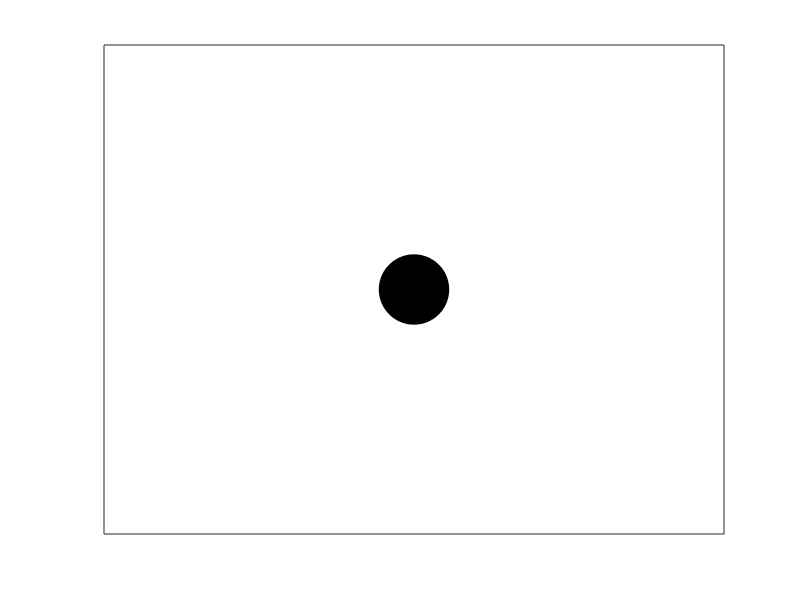

Recreate this plot in MATLAB. (Note: this script raises an error after producing the figure.)
% FSU: SENIOR DESIGN TEAM 312
% AUTHORS: THEODOR OWCHARIW, VICTOR BELLERA TOVAR, BEN COVITZ, LUCAS TORRES, LUKE FORBIS
% DATE COMPLETED: 4/25/2024
% Description: Displays the drowsy state of the driver with a virtual led
%              and a sound for drowsy, and getting drowsy states.

clc
figure(1);
led_color = 'k';
led_plot = plot(0, 0, 'ro', 'MarkerSize', 50, 'MarkerFaceColor', led_color, 'MarkerEdgeColor','k');
% Remove axis labels
set(gca, 'XTick', []);
set(gca, 'YTick', []);
%disp("Probability of Slowed Breathing Is: " + percentage_lung_diff_rx1 +"%"); % uncomment when trying to implement breathing rate
disp("Probability of Head Nodding Is: " + percentage_head_diff_rx1 + "%");
disp("Probability of Drowsiness Is: " + probability_drowsiness + "%");

if (probability_drowsiness <= 65) % if under 65 percent chance drowsy index 1
    drowsy_index = 1;
elseif (probability_drowsiness > 80) % if over 80 percent chance drowsy index 3
    drowsy_index = 3;
else
    drowsy_index = 2; % if 40:70 percent drowsy index 2
end

if (drowsy_index_override == 1) % if head is down longer than ~8 sec override
    drowsy_index = 3;
end

if (drowsy_index == 1) % not drowsy, green LED, no sound
    led_color = 'g'; 
elseif (drowsy_index == 2) % getting drowsy, yellow LED, moderate sound
    sound(F_sound, Fs_F);
    led_color = 'y';
else
    sound(A_sound, Fs_A); % very drowsy, red LED, high sound
    led_color = 'r';
end

% plot virtual LED represented as a circle
hold;
set(led_plot, 'MarkerFaceColor', led_color);
x_coord = -.5; 
y_coord = -1.175; 
percent_chance_drowsy = probability_drowsiness;
if (count >= 3)
    title('Warning Driver Is Droswy, Override: Head Down Passed Maximum Time')
elseif(drowsy_index == 3)
    title(['Warning Driver Is Drowsy, Probability of Drowsiness: ', num2str(percent_chance_drowsy), '%'])
elseif(drowsy_index == 2)
    title(['Caution Driver Is Becoming Drowsy, Probability of Drowsiness: ', num2str(percent_chance_drowsy), '%'])
else
   title(['Probability of Drowsiness: ', num2str(percent_chance_drowsy), '%'])
end

drawnow